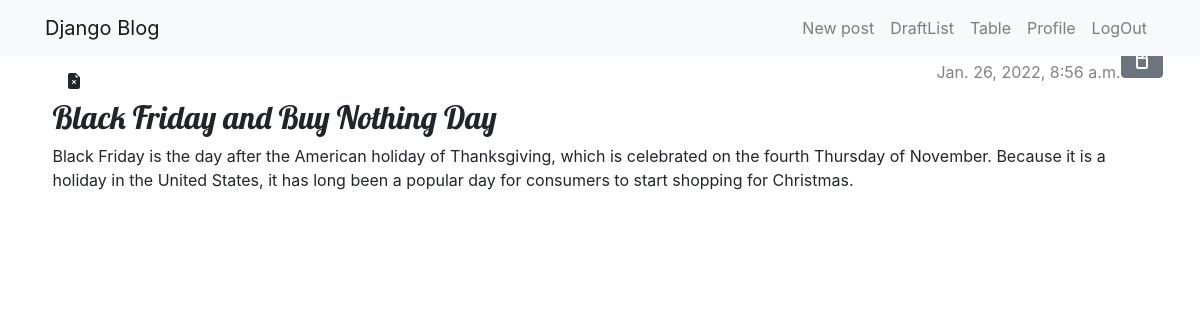
The page /post/33/ (signed in) on the database its author committed.
### blog/models.py (models this page shows, shortened)
class Post(models.Model):
    author = models.ForeignKey(settings.AUTH_USER_MODEL, on_delete=models.CASCADE)
    title = models.CharField(max_length=200)
    text = models.TextField()
    created_date = models.DateTimeField(default=timezone.now)
    published_date = models.DateTimeField(blank=True, null=True)

### blog/views.py (the view)
# urls.py: path('post/<int:pk>/', views.post_detail, name='post_detail'),
@login_required
def post_detail(request, pk):
    post = get_object_or_404(Post, pk=pk)
    return render(request, 'blog/post_detail.html', {'post': post})

### blog/templates/blog/post_detail.html (shortened to what this page needs)
{% extends 'blog/base.html' %}
{% block content %}
        <aside class="actions">
            {% if user.is_authenticated %}
            <a class="btn btn-secondary" href="{% url 'post_edit' pk=post.pk %}">
            </a>
            {% endif %}
        </aside>
        <article class="post">
            {% if post.published_date %}
                <div class="date">
                    {{ post.published_date }}
                </div>
            {% else %}
                <a class="btn btn-default" href="{% url 'post_publish' pk=post.pk %}" > Publish</a>
            {% endif %}
                <a class="btn btn-default" href="{% url 'post_remove' pk=post.pk %}">{% include './icons/file-earmark-x-fill.svg' %}</a>
                <h2>{{ post.title }}</h2>
                <p>{{ post.text|linebreaksbr }}</p>
        </article>
{% endblock %}

### blog/static/css/blog.css (style rules this page uses)
body { padding-left: 15px; }
h1, h2, h3, h4 { font-family: 'Lobster', cursive; }
.date { color: #828282; }
.post { margin-top: 20px; }
.post > .date, .post > .actions { float: right; }
.btn-secondary, .btn-secondary:visited { color: #072a40; background: none; border-color: #072a40; float:right; }

### rows shown on the page
Post: published_date "Jan. 26, 2022, 8:56 a.m.", title "Black Friday and Buy Nothing Day", text "Black Friday is the day after the American holiday of Thanksgiving, which is celebrated on the fourth Thursday of November. Because it is a holiday in the United States, it has long been a popular day for consumers to start shopping for Christmas."
